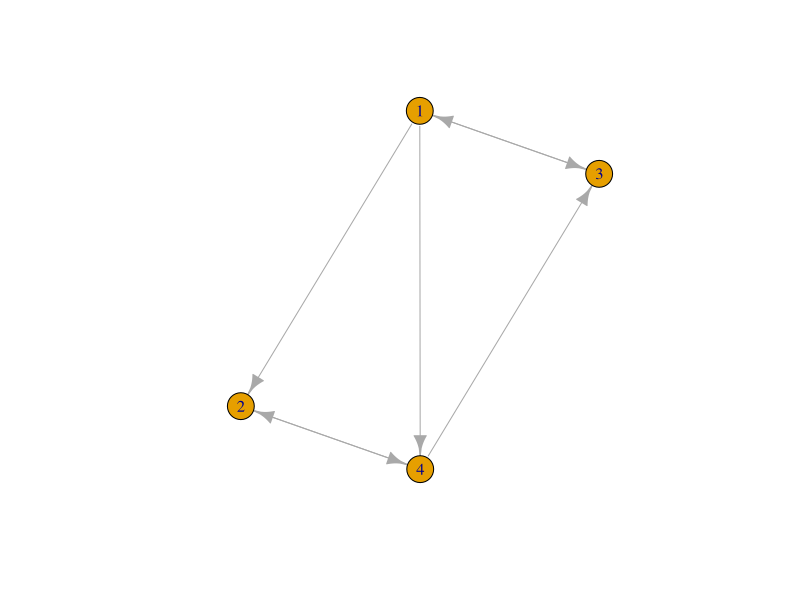

Reproduce this figure in R.
# 1. Assume a tiny version of web with 4 web pages and edges between them and apply
# (a) Topic Sensitive Page rank algorithm

library(igraph)
web <- graph(edges = c(1,2, 1,3, 3,1, 1,4, 4,2, 2,4, 4,3),
             n = 4,
             directed = TRUE)
plot(web)

mt <- stochastic_matrix(web)
mt <- t(as.matrix(mt))
v <- as.matrix(c(1/4, 1/4, 1/4, 1/4))
diff <- matrix(Inf, nrow = 4, ncol = 1)

beta <- 0.8

#Assume teleport set S={1,3}
es <- c(1, 0, 1, 0)
mt <- beta*mt
t2 <- ((1-beta)*es)/2


while(abs(max(diff)) > 0.001){
  v_dash <- (mt %*% v) + t2
  diff <- v_dash - v
  v <- v_dash
}
print("Topic Sensitive Page Ranks:")
print(v)